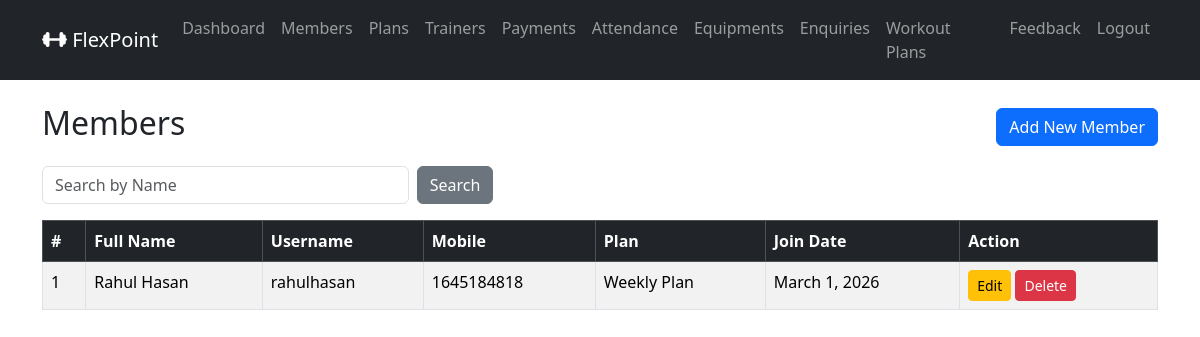
The page /admin_members/ (signed in) on the database as committed earlier.
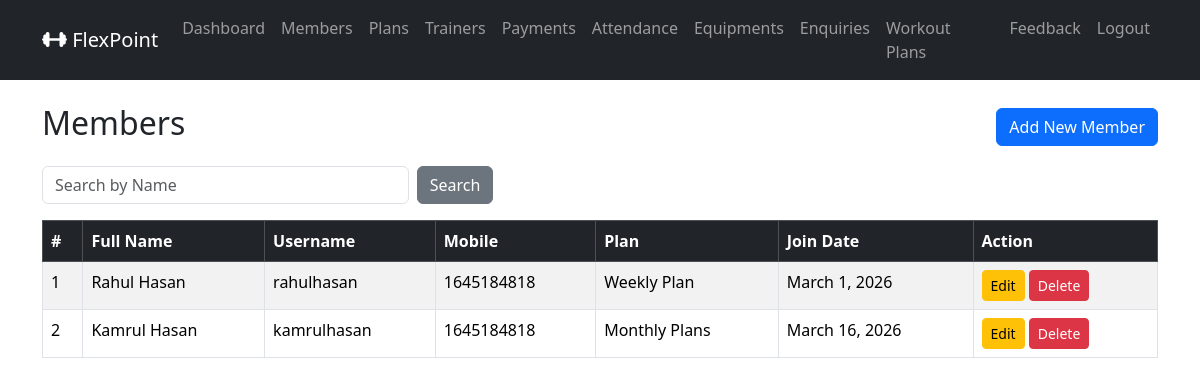
The same page on the database as committed later.
### gymapp/models.py (models this page shows, shortened)
class MemberProfile(models.Model):
    GENDER_CHOICES = (
        ('MALE', 'Male'),
        ('FEMALE', 'Female'),
        ('OTHER', 'Other'),
    )
    user             = models.OneToOneField(settings.AUTH_USER_MODEL, on_delete=models.CASCADE, related_name='member_profile')
    full_name        = models.CharField(max_length=100)
    mobile           = models.BigIntegerField()
    age              = models.PositiveIntegerField(null=True, blank=True)
    gender           = models.CharField(max_length=10, choices=GENDER_CHOICES, null=True, blank=True)
    address          = models.TextField(blank=True)
    join_date        = models.DateField(default=timezone.now)
    plan             = models.ForeignKey(MembershipPlan, on_delete=models.SET_NULL, null=True, blank=True, related_name='members')
    trainer          = models.ForeignKey(Trainer, on_delete=models.SET_NULL, null=True, blank=True, related_name='members')
    membership_start = models.DateField(null=True, blank=True)
    membership_end   = models.DateField(null=True, blank=True)

class User(AbstractUser):
    ROLE_CHOICES = [
        ('ADMIN' , 'Admin'),
        ('MEMBER' , 'Member'),
    ]
    role = models.CharField(max_length=20, choices=ROLE_CHOICES, default='MEMBER')

class MembershipPlan(models.Model):
    name            = models.CharField(max_length=100)
    duration_months = models.PositiveIntegerField()
    fee             = models.DecimalField(max_digits=6, decimal_places=2)
    description     = models.TextField(blank=True)

### gymapp/views.py (the view)
    def wrapper(request, *args, **kwargs):
        if not request.user.is_authenticated or getattr(request.user, 'role', None) != 'ADMIN':
            messages.error(request, 'You must be an Admin to access this page.')
            return redirect('admin_login_view')
        return view_func(request, *args, **kwargs)

### gymapp/views.py (called while the page is built)
def admin_required(view_func):
    def wrapper(request, *args, **kwargs):
        if not request.user.is_authenticated or getattr(request.user, 'role', None) != 'ADMIN':
            messages.error(request, 'You must be an Admin to access this page.')
            return redirect('admin_login_view')
        return view_func(request, *args, **kwargs)
    return wrapper

@admin_required
def admin_members_list(request):
    search = request.GET.get('search', '')
    members = MemberProfile.objects.all().select_related('user', 'plan')
    if search:
        members = members.filter(full_name__icontains=search)
    return render(request, 'admin_members_list.html', {'members':members, 'search':search})

### gymapp/templates/admin_members_list.html (shortened to what this page needs)
{% extends 'base.html' %}
{% block content %}
<div class="d-flex justify-content-between align-items-center mb-3">
    <h2>Members</h2>
    <a href="{% url 'admin_member_add' %}" class="btn btn-primary">Add New Member</a>
</div>
<form method="GET" class="row g-2 mb-3">
    <div class="col-md-4">
        <input type="text" name="search" class="form-control" placeholder="Search by Name" value="{{ search }}">
    </div>
    <div class="col-md-2">
        <button type="submit" class="btn btn-secondary">Search</button>
    </div>
</form>
<table class="table table-bordered table-striped">
    <thead class="table-dark">
        <tr>
            <th>#</th>
            <th>Full Name</th>
            <th>Username</th>
            <th>Mobile</th>
            <th>Plan</th>
            <th>Join Date</th>
            <th>Action</th>
        </tr>
    </thead>
    <tbody>
        {% for member in members %}
        <tr>
            <td>{{ forloop.counter }}</td>
            <td>{{ member.full_name }}</td>
            <td>{{ member.user.username }}</td>
            <td>{{ member.mobile }}</td>
            <td>{{ member.plan.name | default:"No Plan Assigned" }}</td>
            <td>{{ member.join_date }}</td>
            <td>
                <a href="{% url 'admin_member_edit' member.id %}" class="btn btn-sm btn-warning">Edit</a>
                <form method="POST" action="{% url 'admin_member_delete' member.id %}" style="display: inline-block;">
                    <button type="submit" class="btn btn-sm btn-danger" onclick="return confirm('Are you sure you want to delete this member?')">Delete</button>
                </form>
            </td>
        </tr>
        {% endfor %}
    </tbody>
</table>
{% endblock %}

### gymapp/templates/base.html (shortened to what this page needs)
<!DOCTYPE html>
<html lang="en">
<head>
    <link href="https://cdn.jsdelivr.net/npm/bootstrap@5.3.8/dist/css/bootstrap.min.css" rel="stylesheet">
    <link rel="stylesheet" href="https://cdnjs.cloudflare.com/ajax/libs/font-awesome/7.0.1/css/all.min.css" />
</head>
<body>
    <nav class="navbar navbar-expand-lg navbar-dark bg-dark">
        <div class="container">
            <a class="navbar-brand" href="#">
                <i class="fas fa-dumbbell"></i> FlexPoint
            </a>
            <div class="collapse navbar-collapse" id="navbarSupportedContent">
                <ul class="navbar-nav ms-auto mb-2 mb-lg-0">
                    {% if user.is_authenticated %}
                        {% if user.role == 'ADMIN' %}
                            <li class="nav-item">
                                <a class="nav-link" aria-current="page" href="#">Dashboard</a>
                            </li>
                            <li class="nav-item">
                                <a class="nav-link" aria-current="page" href="{% url 'admin_members_list' %}">Members</a>
                            </li>
                            <li class="nav-item">
                                <a class="nav-link" aria-current="page" href="{% url 'admin_plans_list' %}">Plans</a>
                            </li>
                            <li class="nav-item">
                                <a class="nav-link" aria-current="page" href="{% url 'admin_trainers_list' %}">Trainers</a>
                            </li>
                            <li class="nav-item">
                                <a class="nav-link" aria-current="page" href="#">Payments</a>
                            </li>
                            <li class="nav-item">
                                <a class="nav-link" aria-current="page" href="{% url 'admin_attendance_list' %}">Attendance</a>
                            </li>
                            <li class="nav-item">
                                <a class="nav-link" aria-current="page" href="{% url 'admin_equipment_list' %}">Equipments</a>
                            </li>
                            <li class="nav-item">
                                <a class="nav-link" aria-current="page" href="{% url 'admin_enquiries_list' %}">Enquiries</a>
                            </li>
                            <li class="nav-item">
                                <a class="nav-link" aria-current="page" href="#">Workout Plans</a>
                            </li>
                            <li class="nav-item">
                                <a class="nav-link" aria-current="page" href="#">Feedback</a>
                            </li>
                        {% endif %}
                        <li class="nav-item">
                            <a class="nav-link" aria-current="page" href="{% url 'logout_view' %}">Logout</a>
                        </li>
                    {% endif %}
                </ul>
            </div>
        </div>
    </nav>
    <div class="container mt-4">
        {% block content %}
        {% endblock %}
    </div>
</body>
</html>

Rows that differ between the two databases and show on the page:
added MemberProfile: full_name "Kamrul Hasan", user.username "kamrulhasan", mobile "1645184818", plan.name "Monthly Plans", join_date "March 16, 2026"
